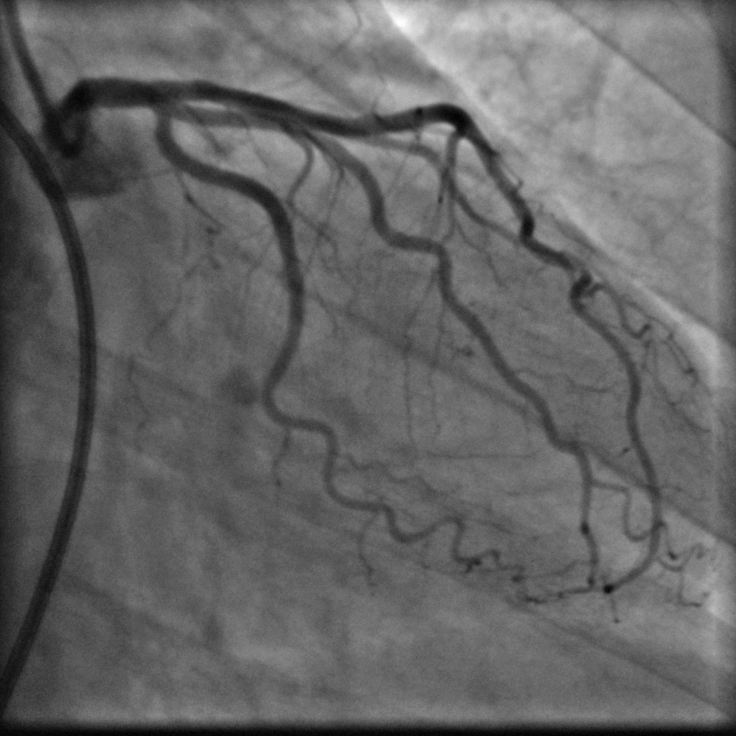
#> input picture src/IMG00004_33.tiff, 736 x 736 px, found by its file name
$ jupyter execute findColors.ipynb
#> lines starting #> are read from the running program, lines starting #| are printed output that depends on the picture; long printed decimals are rounded
[cell 1]
img1_path = "IMG00004_33.tiff"
img2_path = "IMG00000_34.tiff"
img3_path = "IMG00001_21.tiff"
img4_path = "IMG00006_40.tiff"
img5_path = "IMG00007_48.tiff"
backgCol_arteryCol = []

[cell 2]
import matplotlib.pyplot as plt
import numpy as np
from skimage.io import imread

[cell 3]
im1 = imread(img1_path)
#> im1 is the input picture: shape (736, 736); min 0, max 255, mean 100.9
plt.imshow(im1, cmap="gray")

[cell 4]
im1_b1 = im1
img1_a1 = im1[60+25+5:105-5, 110:170-15]
img1_a2 = im1[485:530, 630+2+23:653+9-2]
#> img1_a2 = 45 rows, first 6: [75, 83, 82, 88, 98], [71, 75, 78, 81, 82], [59, 65, 76, 73, 81], [59, 63, 61, 72, 78], [62, 67, 64, 66, 77], [59, 64, 66, 70, 78]
img1_b1 = im1[600+40:670, 200+60:200+120]
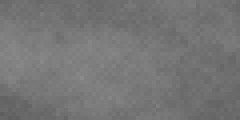
#> img1_b1: shape (30, 60) (shown 4 times larger); min 94, max 139, mean 117.4
img1_b2 = im1[100+20:100+45, 550:550+80]
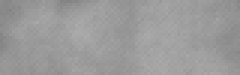
#> img1_b2: shape (25, 80) (shown 3 times larger); min 131, max 171, mean 154.9

plt.imshow(img1_b1)
plt.show()
plt.imshow(img1_b2)
plt.show()

[cell 5]
pois_noise_mean = 21
im1_a_dat = np.concatenate((img1_a1.flatten(), img1_a2.flatten())) - pois_noise_mean
#> im1_a_dat = 675 values, max 255 at index 269, min 0 at index 265, mean 28.37
im1_b_dat = np.concatenate((img1_b1.flatten(), img1_b2.flatten())) - pois_noise_mean
#> im1_b_dat = 3800 values, max 150 at index 2625, min 73 at index 1680, mean 116.1
print(np.sqrt(np.var(img1_b1.flatten())))
#| 7.469
plt.hist(img1_a1.flatten())
print(np.mean(im1_b_dat))
#| 116.148
#print(np.sqrt(np.var(im1_b_dat)))

#backgroundcolor, arteryColor
backgCol_arteryCol.append((np.mean(im1_b_dat), np.mean(im1_a_dat)))
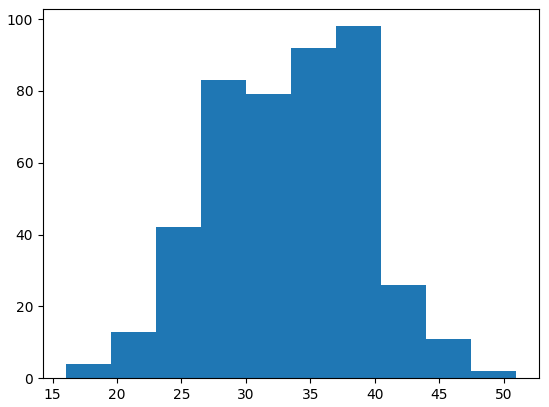
#> figure drawn by matplotlib, 1 panel; tallest bar 98 high, from x = 37 to 40.5
